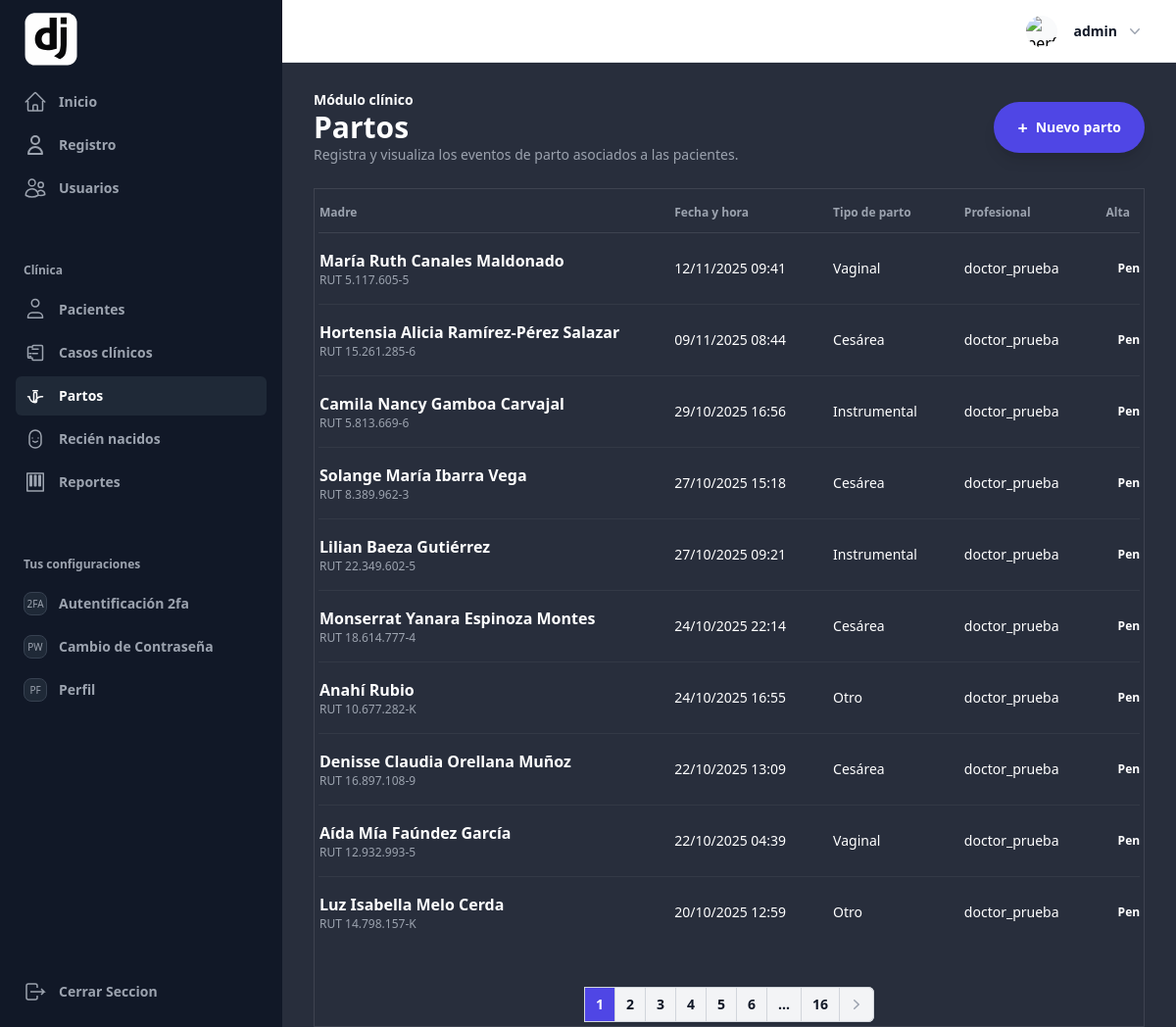
/clinica/partos/ (signed in), run on the app's committed database.
### clinica/models.py (models this page shows, shortened)
class Parto(models.Model):
    class TipoPartoChoices(models.TextChoices):
        VAGINAL = "vaginal", _("Vaginal")
        CESAREA = "cesarea", _("Cesárea")
        INSTRUMENTAL = "instrumental", _("Instrumental")
        OTRO = "otro", _("Otro")
    class PosicionPartoChoices(models.TextChoices):
        SEMISENTADA = "semisentada", _("Semisentada")
        SENTADA = "sentada", _("Sentada")
        LITOTOMIA = "litotomia", _("Litotomía")
        CUADRUPEDA = "cuadrupeda", _("Cuadrúpeda")
        DE_PIE = "de_pie", _("De pie")
        CUCLILLA = "cuclilla", _("Cuclilla")
        OTRO = "otro", _("Otro")
    paciente = models.ForeignKey(
        Paciente,
        verbose_name=_("Madre"),
        related_name="partos",
        on_delete=models.CASCADE,
    )
    fecha_hora = models.DateTimeField(_("Fecha y hora del parto"))
    fecha_ingreso = models.DateTimeField(_("Fecha y hora de ingreso"), null=True, blank=True)
    tipo_parto = models.CharField(
        _("Tipo de parto (histórico)"),
        max_length=20,
        choices=TipoPartoChoices.choices,
        default=TipoPartoChoices.VAGINAL,
        help_text=_("Campo legado. Se mantendrá hasta migrar completamente al catálogo REM."),
    )
    tipo_parto_catalogo = models.ForeignKey(
        TipoParto,
        verbose_name=_("Tipo de parto"),
        related_name="episodios",
        on_delete=models.SET_NULL,
        null=True,
        blank=True,
        db_column="tipo_parto_id",
        help_text=_("Referencia a catálogo nacional de tipos de parto."),
    )
    posicion_parto = models.CharField(
        _("Posición durante el parto"),
        max_length=20,
        choices=PosicionPartoChoices.choices,
        blank=True,
    )
    posicion_parto_otro = models.CharField(
        _("Detalle de posición (si 'Otro')"),
        max_length=100,
        blank=True,
    )
    sala = models.CharField(_("Sala / pabellón"), max_length=50, blank=True)
    edad_materna_parto = models.PositiveSmallIntegerField(
        _("Edad materna al parto"),
        null=True,
        blank=True,
        validators=[MinValueValidator(10), MaxValueValidator(60)],
    )
    paridad = models.PositiveSmallIntegerField(_("Paridad"), null=True, blank=True)
    control_prenatal = models.BooleanField(_("Control prenatal"), default=True)
    preeclampsia_severa = models.BooleanField(_("Preeclampsia severa"), default=False)
    eclampsia = models.BooleanField(_("Eclampsia"), default=False)
    sepsis = models.BooleanField(_("Sepsis"), default=False)
    infeccion_ovular = models.BooleanField(_("Infección ovular"), default=False)
    detalle_otra_patologia = models.TextField(_("Otras patologías"), blank=True)
    ligadura_tardia_cordon = models.BooleanField(_("Ligadura tardía del cordón"), default=False)
    contacto_piel_piel = models.BooleanField(_("Contacto piel con piel"), default=False)
    duracion_contacto_min = models.PositiveSmallIntegerField(
        _("Duración contacto piel con piel (min)"), null=True, blank=True
    )
    lactancia_primera_hora = models.BooleanField(_("Lactancia en primera hora"), default=False)
    alojamiento_conjunto = models.BooleanField(_("Alojamiento conjunto"), default=False)
    vdrl_positivo = models.BooleanField(_("VDRL positivo"), default=False)
    hepatitis_b_positivo = models.BooleanField(_("Hepatitis B positivo"), default=False)
    vih_positivo = models.BooleanField(_("VIH positivo"), default=False)
    complicaciones = models.TextField(_("Complicaciones"), blank=True)
    observaciones = models.TextField(_("Observaciones"), blank=True)
    duracion_trabajo_parto_min = models.PositiveIntegerField(
        _("Duración del trabajo de parto (min)"), null=True, blank=True
    )
    personal_responsable = models.ForeignKey(
        settings.AUTH_USER_MODEL,
        verbose_name=_("Profesional responsable"),
        related_name="partos_asignados",
        on_delete=models.SET_NULL,
        null=True,
        blank=True,
    )
    fecha_creacion = models.DateTimeField(_("Fecha de creación"), auto_now_add=True)
    fecha_actualizacion = models.DateTimeField(_("Fecha de actualización"), auto_now=True)
    class Meta:
        ordering = ["-fecha_hora"]
        verbose_name = _("Parto")
        verbose_name_plural = _("Partos")
        indexes = [
            models.Index(fields=["fecha_hora"], name="idx_parto_fecha"),
            models.Index(fields=["paciente"], name="idx_parto_paciente"),
            models.Index(fields=["edad_materna_parto"], name="idx_parto_edad_materna"),
        ]
    @property
    def alta_registrada(self):
        try:
            return self.alta
        except Alta.DoesNotExist:  # type: ignore[name-defined]
            return None

class Paciente(models.Model):
    class SexoChoices(models.TextChoices):
        MASCULINO = "M", _("Masculino")
        FEMENINO = "F", _("Femenino")
        OTRO = "O", _("Otro")
    class EstadoCivilChoices(models.TextChoices):
        SOLTERA = "soltera", _("Soltera")
        CASADA = "casada", _("Casada")
        VIUDA = "viuda", _("Viuda")
        DIVORCIADA = "divorciada", _("Divorciada")
        CONVIVIENTE = "conviviente", _("Conviviente")
        OTRO = "otro", _("Otro")
    class NivelEducacionalChoices(models.TextChoices):
        NINGUNA = "ninguna", _("Ninguna")
        BASICA = "basica", _("Básica")
        MEDIA = "media", _("Media")
        TECNICA = "tecnica", _("Técnica")
        UNIVERSITARIA = "universitaria", _("Universitaria")
        OTRO = "otro", _("Otro")
    class PuebloOriginarioChoices(models.TextChoices):
        NINGUNO = "ninguno", _("Ninguno")
        MAPUCHE = "mapuche", _("Mapuche")
        AYMARA = "aymara", _("Aymara")
        RAPANUI = "rapanui", _("Rapa Nui")
        OTRO = "otro", _("Otro")
    class NacionalidadChoices(models.TextChoices):
        CHILENA = "chilena", _("Chilena")
        EXTRANJERA = "extranjera", _("Extranjera")
    rut = models.CharField(_("RUT"), max_length=12, unique=True)
    dv = models.CharField(_("Dígito verificador"), max_length=1, blank=True)
    nombres = models.CharField(_("Nombres"), max_length=100, blank=True)
    apellido_paterno = models.CharField(_("Apellido paterno"), max_length=100, blank=True)
    apellido_materno = models.CharField(_("Apellido materno"), max_length=100, blank=True)
    nombre_completo = models.CharField(_("Nombre completo"), max_length=255, blank=True)
    fecha_nacimiento = models.DateField(_("Fecha de nacimiento"))
    sexo = models.CharField(_("Sexo"), max_length=1, choices=SexoChoices.choices)
    telefono = models.CharField(_("Teléfono"), max_length=20, blank=True)
    email = models.EmailField(_("Correo electrónico"), blank=True)
    direccion = models.CharField(_("Dirección"), max_length=255, blank=True)
    estado_civil = models.CharField(
        _("Estado civil"),
        max_length=20,
        choices=EstadoCivilChoices.choices,
        default=EstadoCivilChoices.OTRO,
        blank=True,
    )
    nivel_educacional = models.CharField(
        _("Nivel educacional"),
        max_length=20,
        choices=NivelEducacionalChoices.choices,
        default=NivelEducacionalChoices.OTRO,
        blank=True,
    )
    pueblo_originario = models.CharField(
        _("Pueblo originario (histórico)"),
        max_length=20,
        choices=PuebloOriginarioChoices.choices,
        default=PuebloOriginarioChoices.NINGUNO,
        blank=True,
        help_text=_("Campo legado. Se mantendrá hasta migrar completamente al catálogo REM."),
    )
    nacionalidad = models.CharField(
        _("Nacionalidad (histórica)"),
        max_length=20,
        choices=NacionalidadChoices.choices,
        default=NacionalidadChoices.CHILENA,
        blank=True,
        help_text=_("Campo legado. Se recomienda usar el catálogo de nacionalidades."),
    )
    consultorio = models.ForeignKey(
        Consultorio,
        verbose_name=_("Consultorio de referencia"),
        related_name="pacientes",
        on_delete=models.SET_NULL,
        null=True,
        blank=True,
        db_column="consultorio_id",
    )
    nacionalidad_catalogo = models.ForeignKey(
        Nacionalidad,
        verbose_name=_("Nacionalidad (catálogo)"),
        related_name="pacientes",
        on_delete=models.SET_NULL,
        null=True,
        blank=True,
        db_column="nacionalidad_codigo",
    )
    pueblo_originario_catalogo = models.ForeignKey(
        PuebloOriginario,
        verbose_name=_("Pueblo originario (catálogo)"),
        related_name="pacientes",
        on_delete=models.SET_NULL,
        null=True,
        blank=True,
        db_column="pueblo_originario_id",
    )
    activo = models.BooleanField(_("Activo"), default=True)
    fecha_creacion = models.DateTimeField(_("Fecha de creación"), auto_now_add=True)
    fecha_actualizacion = models.DateTimeField(_("Fecha de actualización"), auto_now=True)
    class Meta:
        ordering = ["nombres", "apellido_paterno", "apellido_materno"]
        verbose_name = _("Paciente")
        verbose_name_plural = _("Pacientes")
        indexes = [
            models.Index(fields=["fecha_nacimiento"], name="idx_paciente_fecha_nac"),
            models.Index(fields=["nombres", "apellido_paterno"], name="idx_paciente_nombre"),
        ]

### clinica/views.py (the view)
# urls.py: path("partos/", views.PartoListView.as_view(), name="parto_list"),
class PartoListView(LoginRequiredMixin, ListView):
    model = Parto
    template_name = "clinica/partos/lista.html"
    context_object_name = "partos"
    paginate_by = 10
    def get_queryset(self):
        qs = (
            Parto.objects.select_related("paciente", "personal_responsable", "alta")
            .prefetch_related("recien_nacidos")
            .order_by("-fecha_hora")
        )
        return qs

### templates/clinica/partos/lista.html (shortened to what this page needs)
{% extends 'components/Layout/base_extendido.html' %}
{% block content_main %}
<section class="space-y-6 text-white">
  <div class="flex flex-wrap items-center justify-between gap-4">
    <div>
      <p class="text-sm font-semibold text-indigo-300 uppercase tracking-wide">Módulo clínico</p>
      <h1 class="text-3xl font-bold text-white">Partos</h1>
      <p class="text-sm text-gray-400">Registra y visualiza los eventos de parto asociados a las pacientes.</p>
    </div>
    <a href="{% url 'clinica:parto_create' %}" class="inline-flex items-center gap-2 rounded-full bg-indigo-600 px-6 py-3 text-sm font-semibold text-white shadow-lg shadow-indigo-600/30 transition hover:bg-indigo-500 focus-visible:outline focus-visible:outline-2 focus-visible:outline-offset-2 focus-visible:outline-indigo-500">
      <span class="text-lg leading-none">+</span>
      Nuevo parto
    </a>
  </div>
  <div class="rounded-[2.5rem] border border-white/10 bg-gray-950/40 p-1 shadow-2xl shadow-black/30">
    <div class="overflow-x-auto rounded-[2rem]">
      <div class="overflow-hidden rounded-[2rem]">
        <table aria-label="Partos" class="w-full whitespace-nowrap text-left text-sm text-gray-300">
          <thead class="border-b border-white/10 text-xs font-semibold uppercase tracking-wide text-gray-400">
            <tr>
              <th class="py-3 pl-6 pr-8 sm:pl-8">Madre</th>
              <th class="px-6 py-3">Fecha y hora</th>
              <th class="px-6 py-3">Tipo de parto</th>
              <th class="px-6 py-3">Profesional</th>
              <th class="px-6 py-3">Alta</th>
            </tr>
          </thead>
          <tbody class="divide-y divide-white/5 text-sm leading-6">
            {% for parto in partos %}
              <tr class="transition hover:bg-white/5">
                <td class="py-4 pl-6 pr-8 sm:pl-8">
                  <div class="flex flex-col gap-1">
                    <p class="text-base font-semibold text-white">{{ parto.paciente.nombre_completo }}</p>
                    <p class="text-xs text-gray-400">RUT {{ parto.paciente.rut }}</p>
                  </div>
                </td>
                <td class="px-6 py-4 text-sm text-gray-200">
                  {{ parto.fecha_hora|date:"d/m/Y H:i" }}
                </td>
                <td class="px-6 py-4 text-sm text-gray-200">
                  {{ parto.get_tipo_parto_display }}
                </td>
                <td class="px-6 py-4 text-sm text-gray-200">
                  {{ parto.personal_responsable|default:"—" }}
                </td>
                <td class="px-6 py-4 text-sm">
                  {% if parto.alta_registrada %}
                    <span class="inline-flex items-center rounded-full bg-emerald-500/20 px-3 py-1 text-xs font-semibold text-emerald-300">Alta registrada</span>
                  {% else %}
                    <span class="inline-flex items-center rounded-full bg-amber-500/20 px-3 py-1 text-xs font-semibold text-amber-300">Pendiente</span>
                  {% endif %}
                </td>
              </tr>
            {% empty %}
              <tr>
                <td colspan="6" class="px-6 py-10 text-center text-sm text-gray-400">
                  No hay partos registrados.
                </td>
              </tr>
            {% endfor %}
          </tbody>
        </table>
      </div>
    </div>
    {% include 'components/paginador.html' with page_obj=page_obj %}
  </div>
</section>
{% endblock content_main %}

### templates/components/header/components/profile.html (shortened to what this page needs)
{% load static %}
<div class="relative" x-data="{ openUser: false }">
  <button type="button" class="-m-1.5 flex items-center p-1.5" id="user-menu-button" aria-expanded="false" aria-haspopup="true" @click="openUser = !openUser">
    <img class="h-8 w-8 rounded-full bg-gray-50" src="{{ request.user.profile.image.url }}" alt="perfil">
    <span class="hidden lg:flex lg:items-center">
      <span class="ml-4 text-sm font-semibold leading-6 text-gray-900" aria-hidden="true">{{ request.user }}</span>
      <svg class="ml-2 h-5 w-5 text-gray-400" viewBox="0 0 20 20" fill="currentColor" aria-hidden="true">
        <path fill-rule="evenodd" d="M5.23 7.21a.75.75 0 011.06.02L10 11.168l3.71-3.938a.75.75 0 111.08 1.04l-4.25 4.5a.75.75 0 01-1.08 0l-4.25-4.5a.75.75 0 01.02-1.06z" clip-rule="evenodd" />
      </svg>
    </span>
  </button>
</div>

### static/css/mensajes.css (style rules this page uses)
button { padding: 10px; }

### data on the page
Parto: paciente.nombre_completo "María Ruth Canales Maldonado", paciente.rut "5.117.605-5", fecha_hora "12/11/2025 09:41", tipo_parto "Vaginal", personal_responsable "doctor_prueba", shows "Pendiente"
Parto: paciente.nombre_completo "Hortensia Alicia Ramírez-Pérez Salazar", paciente.rut "15.261.285-6", fecha_hora "09/11/2025 08:44", tipo_parto "Cesárea", personal_responsable "doctor_prueba", shows "Pendiente"
Parto: paciente.nombre_completo "Camila Nancy Gamboa Carvajal", paciente.rut "5.813.669-6", fecha_hora "29/10/2025 16:56", tipo_parto "Instrumental", personal_responsable "doctor_prueba", shows "Pendiente"
Parto: paciente.nombre_completo "Solange María Ibarra Vega", paciente.rut "8.389.962-3", fecha_hora "27/10/2025 15:18", tipo_parto "Cesárea", personal_responsable "doctor_prueba", shows "Pendiente"
Parto: paciente.nombre_completo "Lilian Baeza Gutiérrez", paciente.rut "22.349.602-5", fecha_hora "27/10/2025 09:21", tipo_parto "Instrumental", personal_responsable "doctor_prueba", shows "Pendiente"
Parto: paciente.nombre_completo "Monserrat Yanara Espinoza Montes", paciente.rut "18.614.777-4", fecha_hora "24/10/2025 22:14", tipo_parto "Cesárea", personal_responsable "doctor_prueba", shows "Pendiente"
Parto: paciente.nombre_completo "Anahí Rubio", paciente.rut "10.677.282-K", fecha_hora "24/10/2025 16:55", tipo_parto "Otro", personal_responsable "doctor_prueba", shows "Pendiente"
Parto: paciente.nombre_completo "Denisse Claudia Orellana Muñoz", paciente.rut "16.897.108-9", fecha_hora "22/10/2025 13:09", tipo_parto "Cesárea", personal_responsable "doctor_prueba", shows "Pendiente"
Parto: paciente.nombre_completo "Aída Mía Faúndez García", paciente.rut "12.932.993-5", fecha_hora "22/10/2025 04:39", tipo_parto "Vaginal", personal_responsable "doctor_prueba", shows "Pendiente"
Parto: paciente.nombre_completo "Luz Isabella Melo Cerda", paciente.rut "14.798.157-K", fecha_hora "20/10/2025 12:59", tipo_parto "Otro", personal_responsable "doctor_prueba", shows "Pendiente"

### other printed values
{{ request.user }} "admin"
{{ page }} "1" "2" "3" "4" "5" "6"
{{ paginator.num_pages }} "16"
